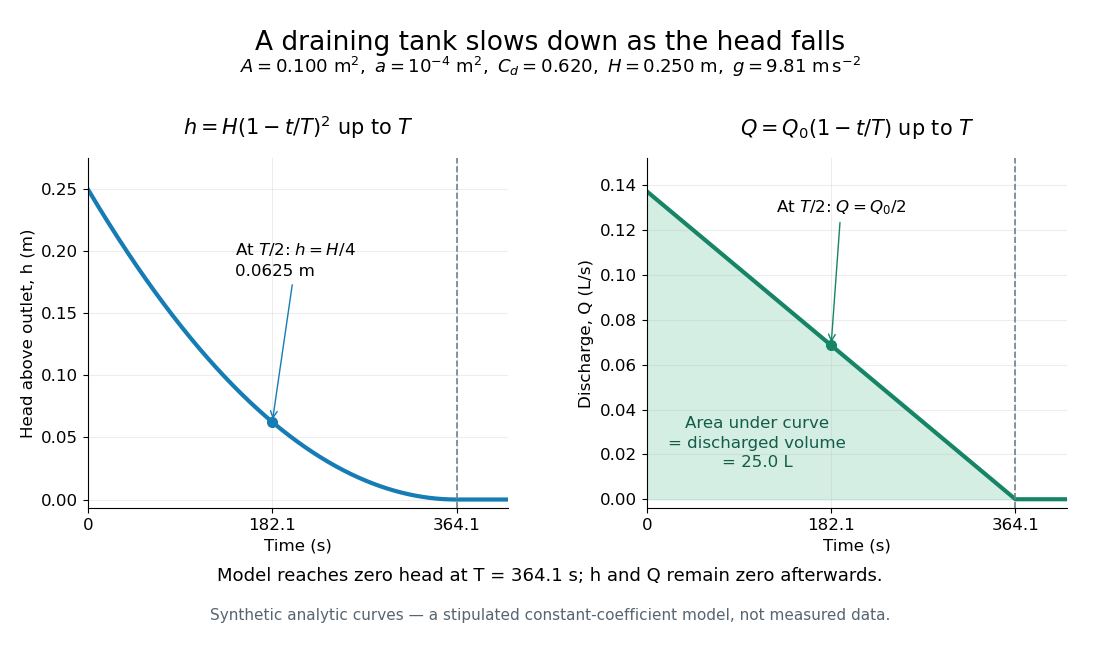

Write Python code to recreate this figure.
"""Original stipulated drainage model; Python 3.14, matplotlib 3.10.7, numpy 2.3.5.

Run from _media; emit the matching PNG into the current directory.
"""

from pathlib import Path

import matplotlib.pyplot as plt
import numpy as np


def main():
    A, a, Cd, H, g = 0.1, 1e-4, 0.62, 0.25, 9.81
    T = (A / (Cd * a)) * np.sqrt(2 * H / g)
    Q0 = Cd * a * np.sqrt(2 * g * H)
    t = np.linspace(0, 1.14 * T, 600)
    remaining = np.maximum(1 - t / T, 0)
    h = H * remaining**2
    q = 1000 * Q0 * remaining
    plt.rcParams.update({"font.size": 12, "font.family": "DejaVu Sans"})
    fig, axes = plt.subplots(1, 2, figsize=(11.0, 6.6), dpi=100, facecolor="white")
    fig.subplots_adjust(left=0.08, right=0.97, bottom=0.23, top=0.76, wspace=0.33)
    fig.suptitle("A draining tank slows down as the head falls", fontsize=19, y=0.955)
    fig.text(0.5, 0.89, r"$A=0.100\ {\rm m^2},\ a=10^{-4}\ {\rm m^2},\ C_d=0.620,$"
             r" $H=0.250\ {\rm m},\ g=9.81\ {\rm m\,s^{-2}}$", ha="center", fontsize=13)
    axh, axq = axes
    axh.plot(t, h, lw=3, color="#167cb4")
    axq.fill_between(t, 0, q, color="#d4eee3")
    axq.plot(t, q, lw=3, color="#168566")
    for ax in axes:
        ax.set_xlim(0, 1.14 * T)
        ax.set_xlabel("Time (s)")
        ax.set_xticks([0, T / 2, T], ["0", f"{T / 2:.1f}", f"{T:.1f}"])
        ax.axvline(T, color="#71818d", lw=1.2, ls="--")
        ax.grid(alpha=0.22)
        ax.spines[["top", "right"]].set_visible(False)
        ax.set_facecolor("white")
    axh.set_ylim(-0.007, 0.275)
    axh.set_ylabel("Head above outlet, h (m)")
    axh.set_title(r"$h=H(1-t/T)^2$ up to $T$", fontsize=15, pad=17)
    axh.plot(T / 2, H / 4, "o", color="#167cb4", ms=7)
    axh.annotate(r"At $T/2$: $h=H/4$" + "\n0.0625 m", xy=(T / 2, H / 4),
                 xytext=(0.40 * T, 0.18), arrowprops={"arrowstyle": "->", "color": "#167cb4"},
                 fontsize=12, linespacing=1.5)
    axq.set_ylim(-0.004, 0.152)
    axq.set_ylabel("Discharge, Q (L/s)")
    axq.set_title(r"$Q=Q_0(1-t/T)$ up to $T$", fontsize=15, pad=17)
    axq.plot(T / 2, 500 * Q0, "o", color="#168566", ms=7)
    axq.annotate(r"At $T/2$: $Q=Q_0/2$", xy=(T / 2, 500 * Q0),
                 xytext=(0.35 * T, 0.128), arrowprops={"arrowstyle": "->", "color": "#168566"},
                 fontsize=12)
    axq.text(0.30 * T, 0.025, "Area under curve\n= discharged volume\n= 25.0 L", ha="center",
             va="center", fontsize=12, linespacing=1.4, color="#145c49")
    fig.text(0.5, 0.12, f"Model reaches zero head at T = {T:.1f} s; h and Q remain zero afterwards.",
             ha="center", fontsize=13)
    fig.text(0.5, 0.06, "Synthetic analytic curves — a stipulated constant-coefficient model, not measured data.",
             ha="center", fontsize=11, color="#576570")
    fig.savefig(Path.cwd() / (Path(__file__).stem + ".png"), facecolor="white", transparent=False)
    plt.close(fig)


if __name__ == "__main__":
    main()
